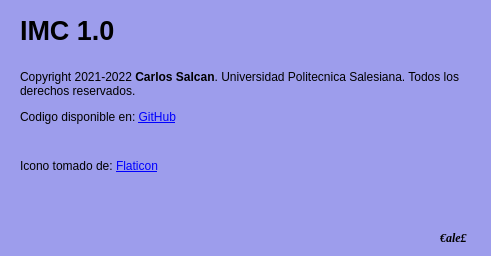
<?xml version="1.0" encoding="UTF-8"?>
<ui version="4.0">
 <class>Acerca</class>
 <widget class="QDialog" name="Acerca">
  <property name="geometry">
   <rect>
    <x>0</x>
    <y>0</y>
    <width>491</width>
    <height>256</height>
   </rect>
  </property>
  <property name="windowTitle">
   <string>Acerca de</string>
  </property>
  <property name="styleSheet">
   <string notr="true">background-color: rgb(157, 157, 236);
color: rgb(0, 0, 0);</string>
  </property>
  <widget class="QLabel" name="label">
   <property name="geometry">
    <rect>
     <x>440</x>
     <y>230</y>
     <width>41</width>
     <height>16</height>
    </rect>
   </property>
   <property name="font">
    <font>
     <family>Times New Roman</family>
     <weight>75</weight>
     <italic>true</italic>
     <bold>true</bold>
    </font>
   </property>
   <property name="text">
    <string>€ale£</string>
   </property>
  </widget>
  <widget class="QLabel" name="lblNombre">
   <property name="geometry">
    <rect>
     <x>20</x>
     <y>10</y>
     <width>174</width>
     <height>40</height>
    </rect>
   </property>
   <property name="font">
    <font>
     <pointsize>20</pointsize>
     <weight>75</weight>
     <bold>true</bold>
    </font>
   </property>
   <property name="text">
    <string>IMC 1.0</string>
   </property>
  </widget>
  <widget class="QLabel" name="lblFlaticon">
   <property name="geometry">
    <rect>
     <x>20</x>
     <y>150</y>
     <width>201</width>
     <height>32</height>
    </rect>
   </property>
   <property name="font">
    <font>
     <pointsize>9</pointsize>
    </font>
   </property>
   <property name="text">
    <string>&lt;html&gt;&lt;head/&gt;&lt;body&gt;&lt;p&gt;Icono tomado de: &lt;a href=&quot;https://www.flaticon.es/icono-premium/indice-de-masa-corporal_4721131?term=indice%20de%20masa%20corporal&amp;amp;page=1&amp;amp;position=5&amp;amp;page=1&amp;amp;position=5&amp;amp;related_id=4721131&amp;amp;origin=search&quot;&gt;&lt;span style=&quot; text-decoration: underline; color:#0000ff;&quot;&gt;Flaticon&lt;/span&gt;&lt;/a&gt;&lt;/p&gt;&lt;/body&gt;&lt;/html&gt;</string>
   </property>
   <property name="scaledContents">
    <bool>false</bool>
   </property>
   <property name="wordWrap">
    <bool>true</bool>
   </property>
   <property name="openExternalLinks">
    <bool>false</bool>
   </property>
   <property name="textInteractionFlags">
    <set>Qt::LinksAccessibleByMouse</set>
   </property>
  </widget>
  <widget class="QLabel" name="lblDerechos">
   <property name="geometry">
    <rect>
     <x>20</x>
     <y>60</y>
     <width>471</width>
     <height>75</height>
    </rect>
   </property>
   <property name="font">
    <font>
     <pointsize>9</pointsize>
    </font>
   </property>
   <property name="text">
    <string>&lt;html&gt;&lt;head/&gt;&lt;body&gt;&lt;p&gt;Copyright 2021-2022 &lt;span style=&quot; font-weight:600;&quot;&gt;Carlos Salcan&lt;/span&gt;. Universidad Politecnica Salesiana. Todos los derechos reservados. &lt;/p&gt;&lt;p&gt;Codigo disponible en: &lt;a href=&quot;https://github.com/C-A-L-E-L/Exam_2P_IMC&quot;&gt;&lt;span style=&quot; text-decoration: underline; color:#0000ff;&quot;&gt;GitHub&lt;/span&gt;&lt;/a&gt;&lt;/p&gt;&lt;/body&gt;&lt;/html&gt;</string>
   </property>
   <property name="wordWrap">
    <bool>true</bool>
   </property>
  </widget>
  <widget class="QLabel" name="label_2">
   <property name="geometry">
    <rect>
     <x>280</x>
     <y>120</y>
     <width>111</width>
     <height>111</height>
    </rect>
   </property>
   <property name="text">
    <string/>
   </property>
   <property name="pixmap">
    <pixmap resource="Recursos.qrc">:/Recursos/indice-de-masa-corporal.png</pixmap>
   </property>
   <property name="scaledContents">
    <bool>true</bool>
   </property>
  </widget>
 </widget>
 <resources>
  <include location="Recursos.qrc"/>
 </resources>
 <connections/>
</ui>
